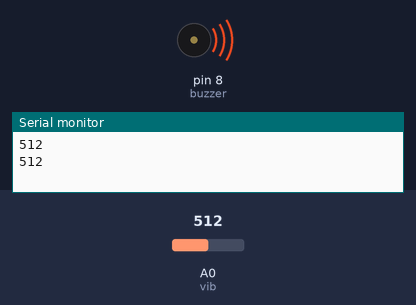
This sketch was run on a simulated Arduino Uno, built with avr-gcc and run on an emulated ATmega328P. Parts: buzzer (waves = sounding, pin HIGH), the last lines printed to the serial monitor. The test bench sets the inputs (shaded band); at power-on: A0 (vib) = 512.

Above: at 1.85 s.
1.9 s: A0 (vib) set to 482
At 2.5 s:
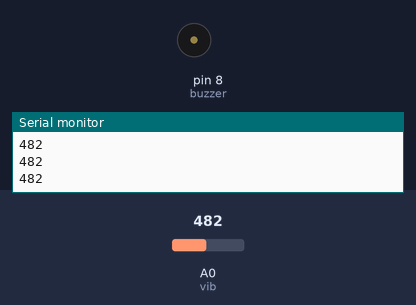
3.4 s: A0 (vib) set to 510
At 3.65 s:
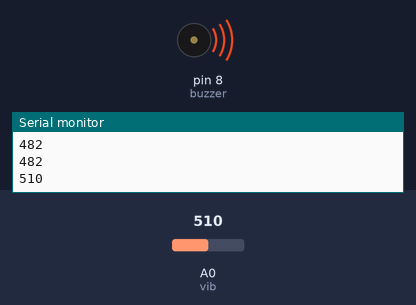
Timing chart, 0 to 12.9 s (numbered marks = the images above; inputs shaded):
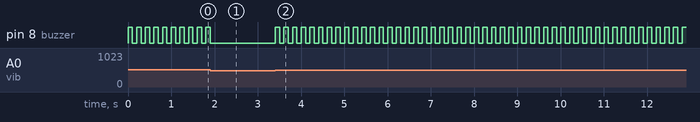

Measured:
- the behaviour switches between 500 and 499 on A0 (vib) (found by bisection; images 0 and 1)
- after the input at 1.9 s, pin 8 (buzzer): goes on until 1.9 s, then stays LOW
- after the input at 3.4 s, pin 8 (buzzer): alternates HIGH for 0.10 s and LOW for 0.10 s, starting at once
- by itself, pin 8 (buzzer): alternates HIGH for 0.10 s and LOW for 0.10 s

The sketch:

vib.ino
```cpp
int vib=A0;
int buzzer=8;
void setup() {
pinMode(vib,INPUT);
pinMode(buzzer,OUTPUT);
Serial.begin(9600);
}

void loop() {
int aa=analogRead(vib);
Serial.println(aa);
if(aa>=500){
  for(int i=0;i<5;i++){

  digitalWrite(buzzer,HIGH);
  delay(100);
  digitalWrite(buzzer,LOW);
  delay(100);
}
}
}
```
